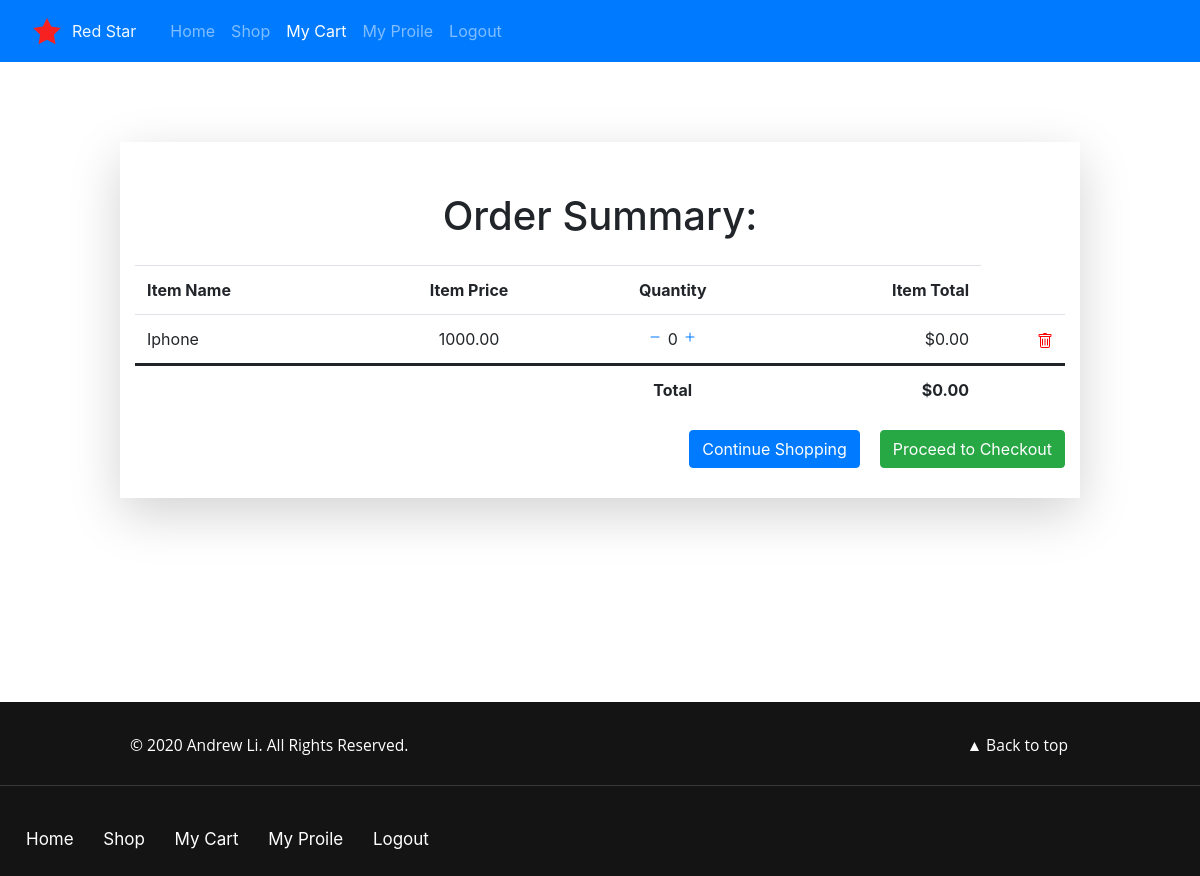
The app's page /cart/ (signed in) with its own data.
### shop/models.py (models this page shows, shortened)
class OrderItem(models.Model):
    user = models.ForeignKey(User, on_delete=models.CASCADE)                                        # user
    item = models.ForeignKey(Item, on_delete=models.CASCADE, null=True)                             # list of items
    quantity = models.IntegerField(default=1)                                                       # how many items there are
    ordered = models.BooleanField(default=False)                                                    # is order
    def get_total_item_price(self):
        if self.item.discounted_price:
            return self.quantity * self.item.discounted_price
        return self.quantity * self.item.price

class Item(models.Model):
    title = models.CharField(max_length=100)                                                        # name of product
    category = models.CharField(choices=CATEGORY_CHOICES, max_length=50)                            # category
    label = models.CharField(choices=LABEL_CHOICES, max_length=1, blank=True, null=True)            # label (optional)
    description = models.TextField(max_length=2500)                                                 # description of product
    image = models.ImageField(upload_to='images', blank=True, null=True)                            # product image
    price = models.DecimalField(max_digits=6, decimal_places=2, default=10)                         # price of item
    discounted_price = models.DecimalField(max_digits=6, decimal_places=2, blank=True, null=True)   # discounted price (optional)
    slug = models.SlugField()                                                                       # custom slag for item website

class Order(models.Model):
    user = models.ForeignKey(User, on_delete=models.CASCADE, null=True)     # user
    items = models.ManyToManyField(OrderItem)                               # list of items belonging to user
    start_date = models.DateTimeField(auto_now_add=True)                    # start of first order
    ordered_date = models.DateTimeField()                                   # order date
    ordered = models.BooleanField(default=False)                            # is order
    billing_address = models.ForeignKey('BillingAddress', on_delete=models.SET_NULL, blank=True, null=True)                            # billing address
    payment = models.ForeignKey('Payment', on_delete=models.SET_NULL, blank=True, null=True)                                            # pay
    def get_final_price(self):
        total = 0
        for order_item in self.items.all():
            total += order_item.get_total_item_price()
        return total

### shop/views.py (the view)
# urls.py: path('cart/', login_required(OrderSummaryView.as_view()), name='cart'),
class OrderSummaryView(View):
    def get(self, *args, **kwargs):
        try:
            order = Order.objects.get(user=self.request.user, ordered=False)
            context = {
                'object': order,
            }
            return render(self.request, 'shop/cart.html', context)
        except ObjectDoesNotExist:
            extra_context = {'extra_context':{'message':'True','message_title':'Warning: ','message_text':'You have no items in your cart'}}
            return render(self.request, 'shop/home.html', extra_context)
        except Exception:
            extra_context = {'extra_context':{'message':'True','message_title':'Warning: ','message_text':e}}
            return render(self.request, 'shop/home.html', extra_context)

### templates/shop/cart.html (shortened to what this page needs)
{% extends 'base.html' %}
{% load static %}
{% block cart_active %} active {% endblock cart_active %}
{% block text %}
<div class="container shadow-lg">
<h1>Order Summary:</h1>
<div class="panel-body">
    <div class="table-responsive">
        <table class="table table-condensed">
            <thead>
                <tr>
                    <td><strong>Item Name</strong></td>
                    <td class="text-center"><strong>Item Price</strong></td>
                    <td class="text-center"><strong>Quantity</strong></td>
                    <td class="text-right"><strong>Item Total</strong></td>
                </tr>
            </thead>
            <tbody>
            {% for order_item in object.items.all %}
                <tr>
                    <td>{{ order_item.item.title }}</td>
                    <td class="text-center">{{ order_item.item.price }}</td>
                    <td class="text-center">
                        <a href="{% url 'remove_single_from_cart' order_item.item.slug %}"><i><svg width="1em" height="1em" viewBox="0 0 16 16" class="bi bi-dash align-baseline" fill="currentColor" xmlns="http://www.w3.org/2000/svg">
                            <path fill-rule="evenodd" d="M3.5 8a.5.5 0 0 1 .5-.5h8a.5.5 0 0 1 0 1H4a.5.5 0 0 1-.5-.5z"/>
                        </svg></i></a>
                        {{ order_item.quantity }}
                        <a href="{% url 'add_single_to_cart' order_item.item.slug %}"><i></i></a>
                    </td>
                    <td class="text-right">${{ order_item.get_total_item_price }}</td>
                    <td class="text-right">
                        <a href="{% url 'remove_all_from_cart' order_item.item.slug %}" style='color:red;'><i></i></a>
                    </td>
                </tr>
            {% endfor %}
                <tr>
                    <td class="highrow"></td>
                    <td class="highrow"></td>
                    <td class="highrow text-center"><strong>Total</strong></td>
                    <td class="highrow text-right"><strong>${{ object.get_final_price }}</strong></td>
                    <td class="highrow"></td>
                </tr>
            </tbody>
        </table>
        <div>
            <a href="{% url 'checkout' %}" class="btn btn-success float-right checkout_btn">Proceed to Checkout</a>
            <a href="{% url 'item_list' %}" class="btn btn-primary float-right continue_btn">Continue Shopping</a>
        </div>
    </div>
</div>
</div>
{% endblock text %}

### static/login/css/index.css (style rules this page uses)
body { margin: 0; max-width: 100%; overflow-x: hidden; }
h1, h2 { text-align: center; margin-top: 2vh; }
p, h1, h2 { margin: 0 auto; }
.transition, .nav-link:hover, .navbar-brand:hover, .bottom>li>a:hover, .backtotop:hover, .bottom>li>a, .bi, .bi:hover { transition: .2s; -moz-transition: .2s; -webkit-transition: .2s; -o-transition: .2s; }

### templates/shop/cart.html (style rules this page uses)
.container { padding-bottom: 30px; }
h1 { padding-top: 50px; padding-bottom: 25px; }
.btn { margin-top: 20px; }
.table > tbody > tr > .highrow { border-top: 3px solid; }
.checkout_btn, .continue_btn { margin-top: 0px; }
.continue_btn { margin-right: 20px; }

### records on screen
OrderItem: item "Iphone", item.price "1000.00", quantity "0", get_total_item_price "0.00"
Order: get_final_price "0.00"
